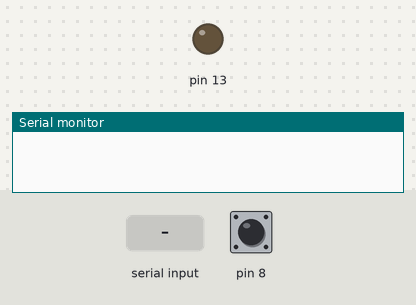
This sketch was run on a simulated Arduino Uno, built with avr-gcc and run on an emulated ATmega328P. Shown: output pins drawn as LEDs (lit = HIGH), the last lines printed to the serial monitor. The inputs (shaded band) are chosen by the test bench; at power-on: pin 8 HIGH.

Above: at 1.2 s.
1.3 s: pin 8 pulled LOW for 3.2 s
At 4.9 s:
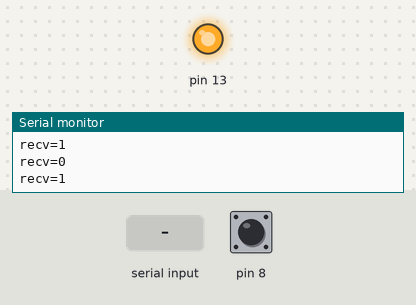
6.0 s: pin 8 pulled LOW for 0.15 s
At 7.2 s:
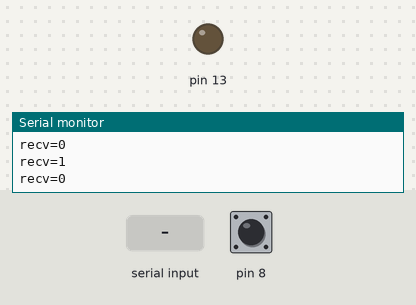
7.6 s: "1" received over Serial
At 8.4 s:
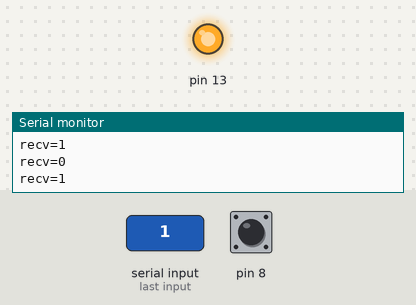
Timing chart, 0 to 10.6 s (numbered marks = the images above; inputs shaded):
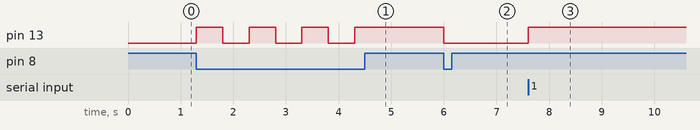

Measured:
- after the input at 1.3 s, pin 13: alternates HIGH for 0.50 s and LOW for 0.50 s, 7 changes in all, then stays HIGH, starting at once
- after the input at 6.0 s, pin 13: HIGH → LOW at once
- after the input at 7.6 s, pin 13: LOW → HIGH at once

The sketch:

blink_example_java.ino
```cpp
char recv = '0';
char lastRecv = '0';
byte buttonPress = HIGH;
//byte count = 0;
long time;
void setup() {
  pinMode(13, OUTPUT);
  pinMode(8, INPUT_PULLUP);
  digitalWrite(13, LOW);
  Serial.begin(9600);
  time = millis();
}

void loop() {
  if (Serial.available() > 0) {
    recv = Serial.read();
  }
  buttonPress = digitalRead(8);
  if (buttonPress == LOW && millis() - time > 500) {
    recv = (recv == '0') ? '1' : '0';
    time = millis();
  }

  (recv == '1') ? digitalWrite(13, HIGH) : digitalWrite(13, LOW);
//  if (recv == '1')  {
//    digitalWrite(13, HIGH);
//  }
//  else {
//    digitalWrite(13, LOW);
//  }
  if (lastRecv != recv) {
    Serial.print("recv=");
    Serial.println(recv);
    lastRecv = recv;
  }
}
```
